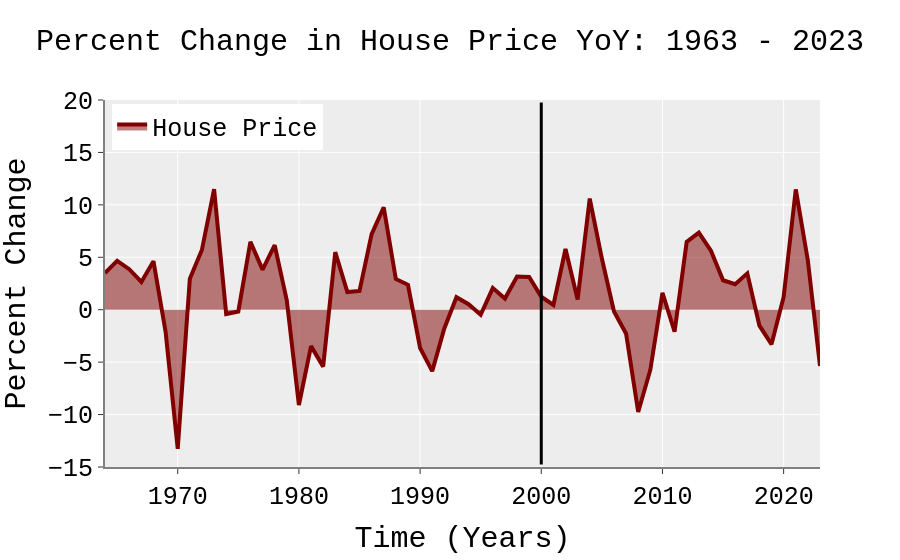

Notebook cell for this chart:
### Code cell
fig = go.Figure()
fig.update_layout(title="Percent Change in House Price YoY: 1963 - 2023", title_font_size = 30,
                  font=dict( family="Courier New, monospace", size=25,color="#000000"),
                  template = "ggplot2", hovermode= 'closest', legend=dict(yanchor="top", y=0.99, xanchor="left", x=0.01))
fig.update_xaxes(showline=True, linewidth=2, linecolor='gray', title='Time (Years)')
fig.update_yaxes(range = [-15,20],showline=True, linewidth=2, linecolor='gray', title='Percent Change')

fig.add_trace(go.Scatter(x = d['DATE'], y = d['real_dollars'], mode = 'lines',
                         name = 'House Price', fill='tonexty', line=dict(color=red, width=4)))

####     SPLIT LINE     ####

fig.add_trace(go.Scatter( x=['2000-01-01', '2000-01-01'], y=[-14.75, 19.75], mode="lines",line=dict(color="#000000", width=3), showlegend=False))

pio.write_image(fig, f"images/fig2.png", width=5*300, height=2*300, scale=1.5)
fig

### Figure 1 — Plotly figure (JSON) as saved in the notebook; plotly's stock layout.template omitted (floating-point values rounded to 4 significant figures)
{"data": [{"fill": "tonexty", "line": {"color": "rgb(128, 0, 0)", "width": 4}, "mode": "lines", "name": "House Price", "x": ["1964-01-01T00:00:00", "1965-01-01T00:00:00", "1966-01-01T00:00:00", "1967-01-01T00:00:00", "1968-01-01T00:00:00", "1969-01-01T00:00:00", "1970-01-01T00:00:00", "1971-01-01T00:00:00", "1972-01-01T00:00:00", "1973-01-01T00:00:00", "1974-01-01T00:00:00", "1975-01-01T00:00:00", "1976-01-01T00:00:00", "1977-01-01T00:00:00", "1978-01-01T00:00:00", "1979-01-01T00:00:00", "1980-01-01T00:00:00", "1981-01-01T00:00:00", "1982-01-01T00:00:00", "1983-01-01T00:00:00", "1984-01-01T00:00:00", "1985-01-01T00:00:00", "1986-01-01T00:00:00", "1987-01-01T00:00:00", "1988-01-01T00:00:00", "1989-01-01T00:00:00", "1990-01-01T00:00:00", "1991-01-01T00:00:00", "1992-01-01T00:00:00", "1993-01-01T00:00:00", "1994-01-01T00:00:00", "1995-01-01T00:00:00", "1996-01-01T00:00:00", "1997-01-01T00:00:00", "1998-01-01T00:00:00", "1999-01-01T00:00:00", "2000-01-01T00:00:00", "2001-01-01T00:00:00", "2002-01-01T00:00:00", "2003-01-01T00:00:00", "2004-01-01T00:00:00", "2005-01-01T00:00:00", "2006-01-01T00:00:00", "2007-01-01T00:00:00", "2008-01-01T00:00:00", "2009-01-01T00:00:00", "2010-01-01T00:00:00", "2011-01-01T00:00:00", "2012-01-01T00:00:00", "2013-01-01T00:00:00", "2014-01-01T00:00:00", "2015-01-01T00:00:00", "2016-01-01T00:00:00", "2017-01-01T00:00:00", "2018-01-01T00:00:00", "2019-01-01T00:00:00", "2020-01-01T00:00:00", "2021-01-01T00:00:00", "2022-01-01T00:00:00", "2023-01-01T00:00:00"], "y": [3.495, 4.653, 3.865, 2.646, 4.625, -2.118, -13.26, 2.944, 5.724, 11.5, -0.4082, -0.1667, 6.469, 3.82, 6.155, 0.9024, -9.085, -3.471, -5.427, 5.495, 1.68, 1.785, 7.203, 9.767, 2.929, 2.374, -3.649, -5.862, -1.79, 1.193, 0.5287, -0.4818, 2.062, 1.068, 3.169, 3.12, 1.234, 0.454, 5.794, 0.9778, 10.6, 4.881, -0.1764, -2.291, -9.752, -5.72, 1.603, -2.102, 6.467, 7.358, 5.63, 2.809, 2.439, 3.466, -1.521, -3.297, 1.218, 11.48, 4.666, -5.379], "type": "scatter"}, {"line": {"color": "#000000", "width": 3}, "mode": "lines", "showlegend": false, "x": ["2000-01-01", "2000-01-01"], "y": [-14.75, 19.75], "type": "scatter"}], "layout": {"title": {"text": "Percent Change in House Price YoY: 1963 - 2023", "font": {"size": 30}}, "font": {"family": "Courier New, monospace", "size": 25, "color": "#000000"}, "legend": {"yanchor": "top", "y": 0.99, "xanchor": "left", "x": 0.01}, "hovermode": "closest", "xaxis": {"showline": true, "linewidth": 2, "linecolor": "gray", "title": {"text": "Time (Years)"}}, "yaxis": {"range": [-15, 20], "showline": true, "linewidth": 2, "linecolor": "gray", "title": {"text": "Percent Change"}}}}
